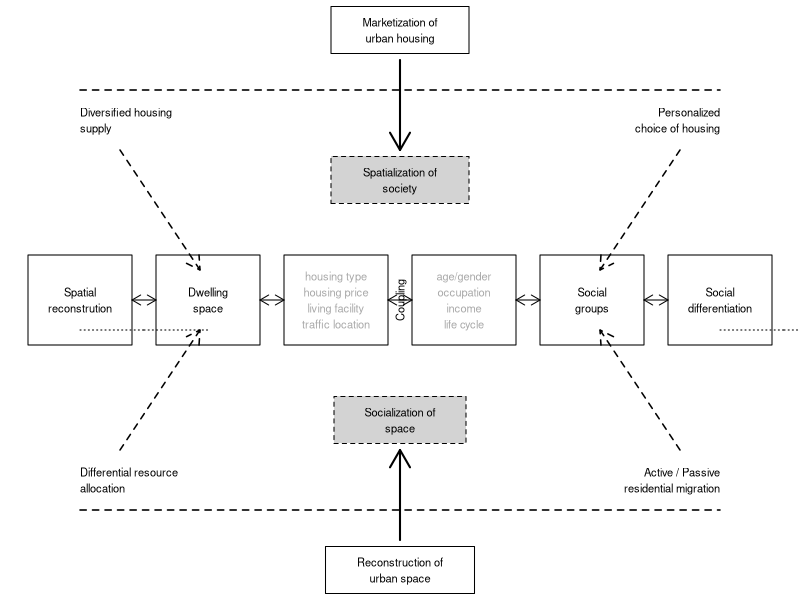

This chart was generated by the following R code:
# Reproduction of plot huangRelationshipResidentialPatterns2024 (p. 17)
require(grid)
require(here)

draw_diagram <- function() {
  grid.newpage()
  
  # Helper function for text boxes
  draw_text_box <- function(x, y, label, width = NULL, height = NULL, fill = "white", border = "solid", text_color = "black") {
    if (is.null(width)) width <- unit(1, "strwidth", label) + unit(0.2, "inches")
    if (is.null(height)) height <- unit(1, "strheight", label) + unit(0.1, "inches")
    pushViewport(viewport(x = x, y = y, just = "center"))
    grid.rect(width = width, height = height, gp = gpar(fill = fill, lty = border))
    grid.text(label, gp = gpar(fontsize = 8, col = text_color))
    popViewport()
  }
  
  # Helper function for various types of lines and arrows
  draw_connection <- function(x1, y1, x2, y2, type = "solid", arrow = "none", curve = 0, size = 1) {
    if (curve == 0) {
      grid.lines(x = c(x1, x2), y = c(y1, y2), 
                 gp = gpar(lty = type, lwd = size),
                 arrow = if(arrow != "none") arrow(length = unit(0.1 * size, "inches"), ends = arrow) else NULL)
    } else {
      grid.curve(x1, y1, x2, y2, curvature = curve, 
                 gp = gpar(lty = type, lwd = size),
                 arrow = if(arrow != "none") arrow(length = unit(0.1 * size, "inches"), ends = arrow) else NULL)
    }
  }
  
  # Draw main boxes
  draw_text_box(0.5, 0.95, "Marketization of\nurban housing")
  draw_text_box(0.5, 0.05, "Reconstruction of\nurban space")
  draw_text_box(0.5, 0.7, "Spatialization of\nsociety", fill = "lightgrey", border = "dashed")
  draw_text_box(0.5, 0.3, "Socialization of\nspace", fill = "lightgrey", border = "dashed")
  
  # Center boxes
  center_width <- unit(0.13, "npc")
  center_height <- unit(0.15, "npc")
  boxes <- c("Spatial\nreconstrution", "Dwelling\nspace"
             , "housing type\nhousing price\nliving facility\ntraffic location"
             , "age/gender\noccupation\nincome\nlife cycle", "Social\ngroups"
             , "Social\ndifferentiation")
  for (i in 1:6) {
    fill_color <- "white"
    text_color <- if(i == 3 || i == 4) "darkgrey" else "black"
    draw_text_box(0.1 + (i-1)*0.16, 0.5, boxes[i], center_width, center_height
                  , fill = fill_color, text_color = text_color)
  }
  
  # Coupling text
  grid.text("Coupling", x = 0.5, y = 0.5, rot = 90, gp = gpar(fontsize = 8))
  
  # Corner text
  grid.text("Diversified housing\nsupply", x = 0.1, y = 0.8, just = "left", gp = gpar(fontsize = 8))
  grid.text("Personalized\nchoice of housing", x = 0.9, y = 0.8, just = "right", gp = gpar(fontsize = 8))
  grid.text("Differential resource\nallocation", x = 0.1, y = 0.2, just = "left", gp = gpar(fontsize = 8))
  grid.text("Active / Passive\nresidential migration", x = 0.9, y = 0.2, just = "right", gp = gpar(fontsize = 8))
  
  # Arrows and lines
  # Vertical arrows (thicker)
  draw_connection(0.5, 0.9, 0.5, 0.75, type = "solid", arrow = "last", size = 2)
  draw_connection(0.5, 0.1, 0.5, 0.25, type = "solid", arrow = "last", size = 2)
  
  # Arrows between center boxes (thinner)
  for (i in 1:5) {
    draw_connection(0.1 + (i-1)*0.16 + 0.065, 0.5, 0.1 + i*0.16 - 0.065, 0.5, type = "solid", arrow = "both", size = 1)
  }
  
  # Curved dotted lines (thinner)
  for (i in c(0, 5)) {
    draw_connection(0.1 + i*0.16, 0.45, 0.1 + i*0.16 + 0.08, 0.45, type = "dotted", curve = -0.5, size = 1)
    draw_connection(0.1 + i*0.16 + 0.08, 0.45, 0.1 + i*0.16 + 0.16, 0.45, type = "dotted", curve = 0.5, size = 1)
  }
  
  # Dashed arrows from corners to center (medium thickness)
  draw_connection(0.15, 0.75, 0.25, 0.55, type = "dashed", arrow = "last", size = 1.5)
  draw_connection(0.85, 0.75, 0.75, 0.55, type = "dashed", arrow = "last", size = 1.5)
  draw_connection(0.15, 0.25, 0.25, 0.45, type = "dashed", arrow = "last", size = 1.5)
  draw_connection(0.85, 0.25, 0.75, 0.45, type = "dashed", arrow = "last", size = 1.5)
  
  # Dashed lines connecting corner text (medium thickness)
  draw_connection(0.1, 0.85, 0.9, 0.85, type = "dashed", size = 1.5)
  draw_connection(0.1, 0.15, 0.9, 0.15, type = "dashed", size = 1.5)
}

draw_diagram()